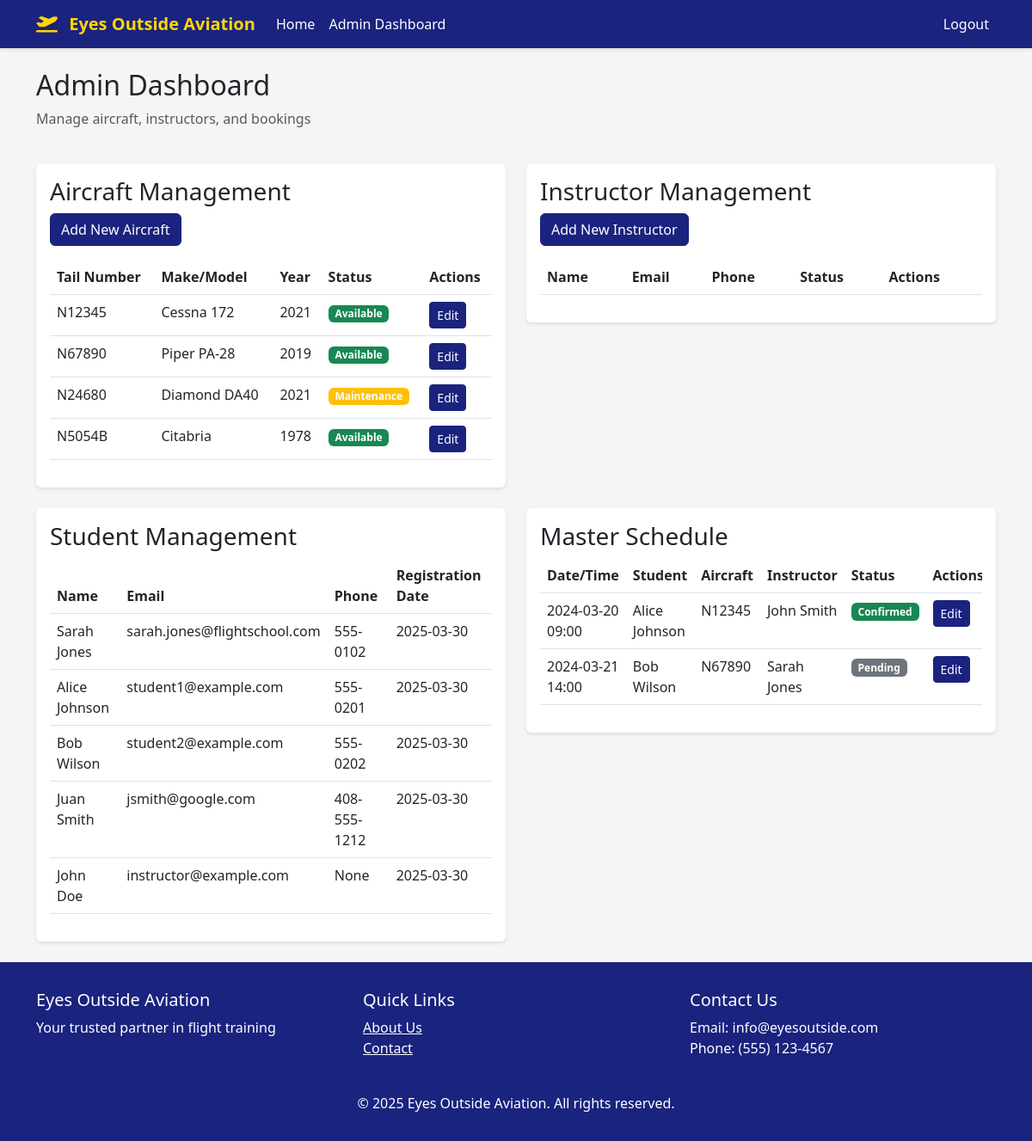
Page /admin/ (signed in) on the earlier database version.
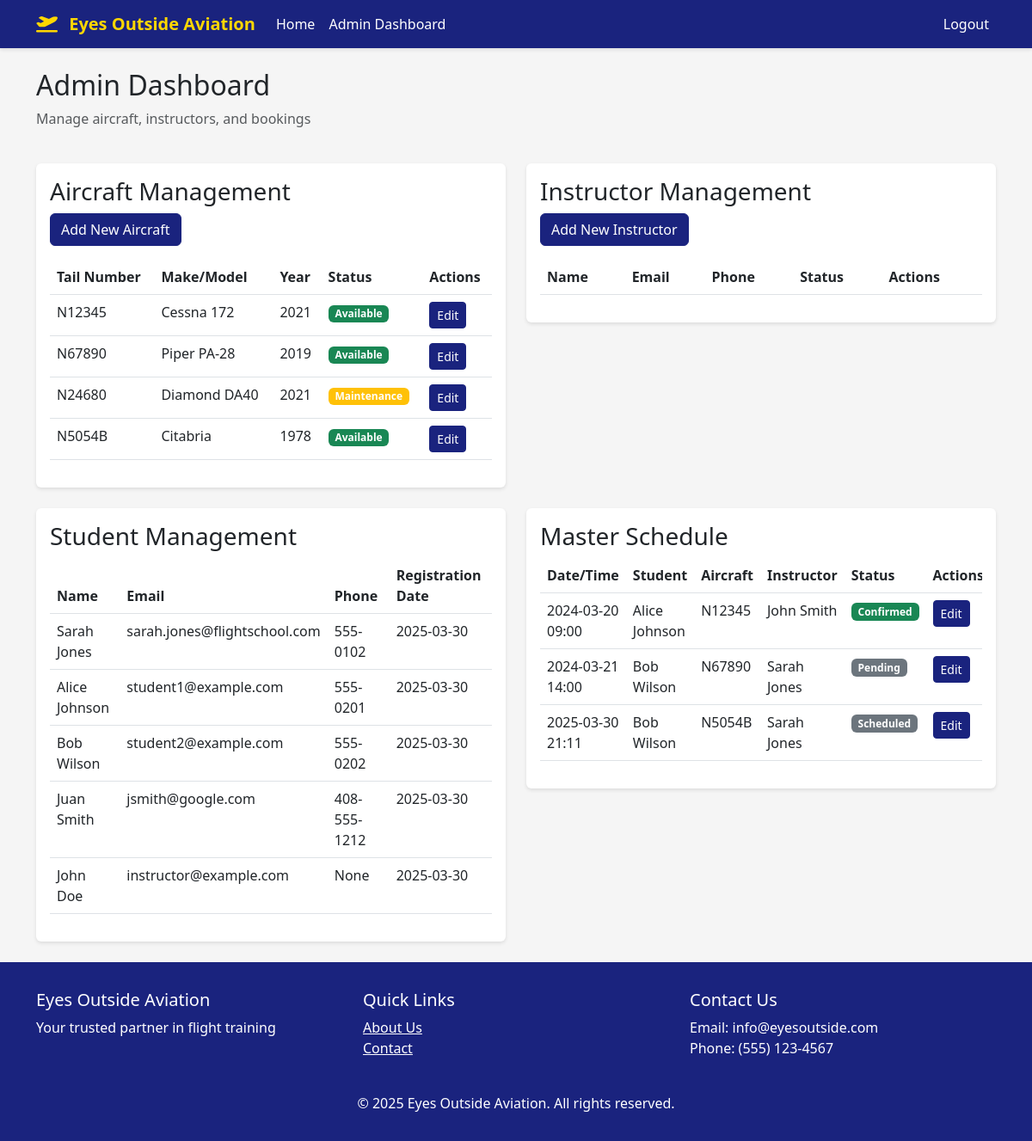
Same page on the later database version.
### app/models.py (models this page shows, shortened)
class Aircraft(db.Model):
    id = db.Column(db.Integer, primary_key=True)
    tail_number = db.Column(db.String(10), unique=True, nullable=False)
    make_model = db.Column(db.String(100), nullable=False)
    year = db.Column(db.Integer)
    status = db.Column(db.String(20), default='available')  # available, maintenance, retired
    created_at = db.Column(db.DateTime, default=datetime.utcnow)
    bookings = db.relationship('Booking', backref='aircraft', lazy='dynamic')

class User(UserMixin, db.Model):
    id = db.Column(db.Integer, primary_key=True)
    email = db.Column(db.String(120), unique=True, nullable=False)
    first_name = db.Column(db.String(64))
    last_name = db.Column(db.String(64))
    name = db.Column(db.String(128))  # Full name, computed from first_name and last_name
    phone = db.Column(db.String(20))
    address = db.Column(db.String(256))
    password_hash = db.Column(db.String(128))
    is_admin = db.Column(db.Boolean, default=False)
    is_instructor = db.Column(db.Boolean, default=False)
    student_id = db.Column(db.String(20), unique=True)
    certificates = db.Column(db.String(200))
    status = db.Column(db.String(20), default='active')  # active, unavailable, inactive
    created_at = db.Column(db.DateTime, default=datetime.utcnow)
    bookings_as_student = db.relationship('Booking', backref='student', lazy='dynamic',
                                        foreign_keys='Booking.student_id')
    bookings_as_instructor = db.relationship('Booking', backref='instructor', lazy='dynamic',
                                           foreign_keys='Booking.instructor_id')

class Booking(db.Model):
    id = db.Column(db.Integer, primary_key=True)
    student_id = db.Column(db.Integer, db.ForeignKey('user.id'), nullable=False)
    instructor_id = db.Column(db.Integer, db.ForeignKey('user.id'), nullable=True)  # Optional instructor
    aircraft_id = db.Column(db.Integer, db.ForeignKey('aircraft.id'), nullable=False)
    start_time = db.Column(db.DateTime, nullable=False)
    end_time = db.Column(db.DateTime, nullable=False)
    status = db.Column(db.String(20), default='pending')  # pending, confirmed, completed, cancelled
    created_at = db.Column(db.DateTime, default=datetime.utcnow)
    updated_at = db.Column(db.DateTime, default=datetime.utcnow, onupdate=datetime.utcnow)

### app/routes/admin.py (the view)
@bp.route('/')
@login_required
@admin_required
def admin_dashboard():
    users = User.query.all()
    aircraft = Aircraft.query.all()
    bookings = Booking.query.all()
    return render_template('admin/dashboard.html', users=users, aircraft=aircraft, bookings=bookings)

### app/__init__.py (called while the page is built)
def create_app(config_class=Config):
    app = Flask(__name__)
    app.config.from_object(config_class)
    db.init_app(app)
    login_manager.init_app(app)
    mail.init_app(app)
    migrate.init_app(app, db)
    login_manager.login_view = 'auth.login'
    login_manager.login_message = 'Please log in to access this page.'
    from app.routes import auth, admin, booking, main
    app.register_blueprint(auth.bp, url_prefix='/auth')
    app.register_blueprint(admin.bp, url_prefix='/admin')
    app.register_blueprint(booking.bp, url_prefix='/booking')
    app.register_blueprint(main.bp)
    @app.context_processor
    def utility_processor():
        return {'now': datetime.now()}
    with app.app_context():
        db.create_all()
        db.session.commit()
    return app

@login_manager.user_loader
def load_user(id):
    return User.query.get(int(id))

### app/templates/admin/dashboard.html (shortened to what the changed rows need)
{% extends "base.html" %}
{% block content %}
<div class="row">
    <div class="col-md-12 mb-4">
        <h2>Admin Dashboard</h2>
    </div>
</div>
<div class="row">
    <div class="col-md-6 mb-4">
        <div class="card">
            <div class="card-body">
                <div class="table-responsive">
                    <table class="table">
                        <thead>
                            <tr>
                                <th>Tail Number</th>
                                <th>Make/Model</th>
                                <th>Year</th>
                                <th>Status</th>
                                <th>Actions</th>
                            </tr>
                        </thead>
                        <tbody>
                            {% for aircraft in aircraft %}
                            <tr>
                                <td>{{ aircraft.tail_number }}</td>
                                <td>{{ aircraft.make_model }}</td>
                                <td>{{ aircraft.year }}</td>
                                <td>
                                    <span class="badge bg-{{ 'success' if aircraft.status == 'available' else 'warning' }}">
                                        {{ aircraft.status|title }}
                                    </span>
                                </td>
                                <td>
                                    <button type="button" class="btn btn-sm btn-primary" data-bs-toggle="modal" data-bs-target="#editAircraftModal{{ aircraft.id }}">
                                        Edit
                                    </button>
                                </td>
                            </tr>
                            {% endfor %}
                        </tbody>
                    </table>
                </div>
            </div>
        </div>
    </div>
    <div class="col-md-6 mb-4">
        <div class="card">
            <div class="card-body">
                <div class="table-responsive">
                    <table class="table">
                        <thead>
                            <tr>
                                <th>Name</th>
                                <th>Email</th>
                                <th>Phone</th>
                                <th>Status</th>
                                <th>Actions</th>
                            </tr>
                        </thead>
                    </table>
                </div>
            </div>
        </div>
    </div>
</div>
<div class="row">
    <div class="col-md-6 mb-4">
        <div class="card">
            <div class="card-body">
                <div class="table-responsive">
                    <table class="table">
                        <thead>
                            <tr>
                                <th>Name</th>
                                <th>Email</th>
                                <th>Phone</th>
                                <th>Registration Date</th>
                            </tr>
                        </thead>
                        <tbody>
                            {% for user in users if not user.is_admin %}
                            <tr>
                                <td>{{ user.first_name }} {{ user.last_name }}</td>
                                <td>{{ user.email }}</td>
                                <td>{{ user.phone }}</td>
                                <td>{{ user.created_at.strftime('%Y-%m-%d') }}</td>
                            </tr>
                            {% endfor %}
                        </tbody>
                    </table>
                </div>
            </div>
        </div>
    </div>
    <div class="col-md-6 mb-4">
        <div class="card">
            <div class="card-body">
                <div class="table-responsive">
                    <table class="table">
                        <thead>
                            <tr>
                                <th>Date/Time</th>
                                <th>Student</th>
                                <th>Aircraft</th>
                                <th>Instructor</th>
                                <th>Status</th>
                                <th>Actions</th>
                            </tr>
                        </thead>
                        <tbody>
                            {% for booking in bookings %}
                            <tr>
                                <td>{{ booking.start_time.strftime('%Y-%m-%d %H:%M') }}</td>
                                <td>{{ booking.student.first_name }} {{ booking.student.last_name }}</td>
                                <td>{{ booking.aircraft.tail_number }}</td>
                                <td>{% if booking.instructor %}{{ booking.instructor.first_name }} {{ booking.instructor.last_name }}{% else %}Solo{% endif %}</td>
                                <td>
                                    <span class="badge bg-{{ 'success' if booking.status == 'confirmed' else 'secondary' }}">
                                        {{ booking.status|title }}
                                    </span>
                                </td>
                                <td>
                                    <button type="button" class="btn btn-sm btn-primary" data-bs-toggle="modal" data-bs-target="#editBookingModal{{ booking.id }}">
                                        Edit
                                    </button>
                                </td>
                            </tr>
                            {% endfor %}
                        </tbody>
                    </table>
                </div>
            </div>
        </div>
    </div>
</div>
{% endblock %}

Differences in the rows shown:
added Booking: start_time "2025-03-30 21:11", student.first_name "Bob", student.last_name "Wilson", aircraft.tail_number "N5054B", instructor.first_name "Sarah", instructor.last_name "Jones", status "Scheduled"
